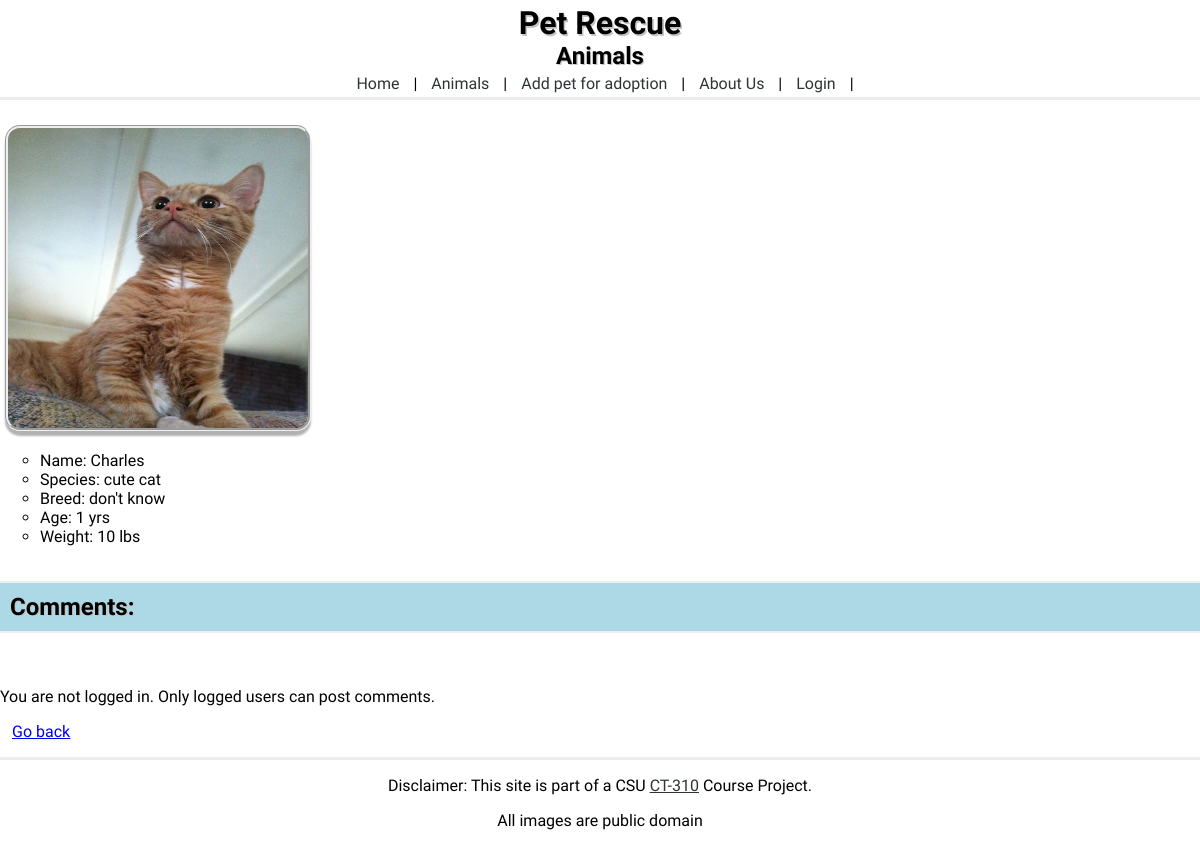
/animal_view.php?id=2, run on the app's committed database.
### tables this page shows
CREATE TABLE animals(
       id INTEGER PRIMARY KEY ASC,
       pet_image_path varchar(20),
       pet_name varchar(15),
       pet_species varchar(8),
       pet_breed varchar(10),
       pet_age int(3),
       pet_description varchar(145),
       pet_weight int(3)
, pet_comments varchar(1000));

### animal_view.php (the view, shortened to what this page needs)
<!DOCTYPE html>
<html>
  <head>
    <?php
      include 'header.php';
	  $db = new database();
    ?>
  </head>
  <body>
    <div class="pageContents">
      <?php
      include "navbar.php";
      ?>
      <?php
	  $query = "SELECT * FROM animals WHERE id=".$_GET['id'].";";
		$result = $db->query($query);
		foreach($result as $row)
		{?>
			<p>
			<img class="animalPhoto" src="<?php echo $row['pet_image_path'];?>" width="300px" height="300px" /><br>
      <ul class="animalEntry">
			    <li>Name: <?php echo $row['pet_name'];?></li>
			    <li>Species: <?php echo $row['pet_species'];?></li>
			    <li>Breed: <?php echo $row['pet_breed'];?></li>
			    <li>Age: <?php echo $row['pet_age'];?> yrs</li>
			    <li>Weight: <?php echo $row['pet_weight'];?> lbs</li>
      </ul>
			<br>
			<div class="about_us_header"><h2 class="abtUsText">Comments:</h2></div>
			<br><?php echo $row['pet_comments'];?><br>
			</p>
		<?php }
      ?>
      <?php
        $valid_login = isset($_SESSION['USERNAME']);
        if( $valid_login ):
      ?>
        <form method="post" action="animal_view.php">
          <textarea name="comment_content"></textarea>
          <input type="hidden" name="COMMENT_SUBMIT">
          <input type="hidden" name="origin_get_id" value=<?php echo "\"".$_GET['id']."\"" ?> >
          <input type="submit" value="Post">
        </form>
		<p>You are logged in as <?php echo $_SESSION['USERNAME'] ?></p>
      <?php else: ?>
        <p> You are not logged in. Only logged users can post comments. </p>
		<?php endif;
      ?>
    </div>
	<p id="go_back"><a href="animal_listings.php">Go back</a></p>
    <?php include 'footer.php'; ?>
  </body>
</html>

### style.css (style rules this page uses)
body { -webkit-text-size-adjust: 100%; background-size: cover; font-family: 'Open Sans Condensed', sans-serif; margin: 0px; }
header h1, h2, h3, h4 { margin: 0px; text-shadow: 0.05em 0.05em #C4C4C4; }
.animalPhoto { border-style: groove; border-radius: 15px; box-shadow: 0 5px 2px rgba(0, 0, 0, .3), inset 0 1px 0 rgba(255, 255, 255, .5); margin-left: 5px; margin-top: 5px; }
ul.animalEntry { list-style-type: circle; }
.about_us_header { border-top: 2px solid #EDEDED; border-bottom: 2px solid #EDEDED; background-color: #ADD8E6; padding: 10px; }
#go_back { margin-left: 12px; text-decoration: underline; }

### data on the page
animals: pet_image_path (picture), pet_name "Charles", pet_species "cute cat", pet_breed "don't know", pet_age "1", pet_weight "10"

### other printed values
$heading "Animals"
